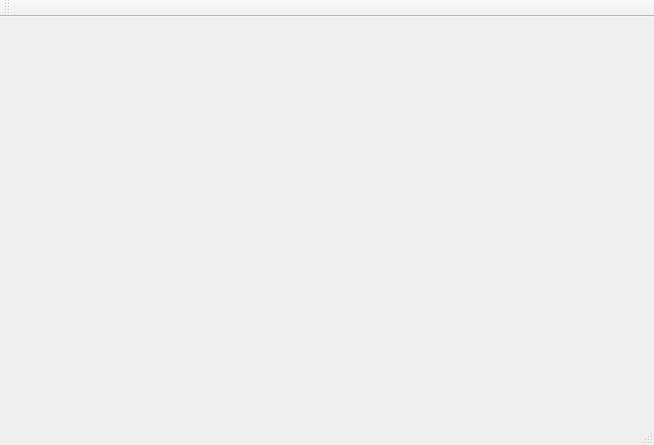
<?xml version="1.0" encoding="UTF-8"?>
<ui version="4.0">
 <class>MainWindow</class>
 <widget class="QMainWindow" name="MainWindow">
  <property name="geometry">
   <rect>
    <x>0</x>
    <y>0</y>
    <width>654</width>
    <height>445</height>
   </rect>
  </property>
  <property name="windowTitle">
   <string>MainWindow</string>
  </property>
  <widget class="QWidget" name="centralWidget"/>
  <widget class="QMenuBar" name="menuBar">
   <property name="geometry">
    <rect>
     <x>0</x>
     <y>0</y>
     <width>654</width>
     <height>21</height>
    </rect>
   </property>
  </widget>
  <widget class="QToolBar" name="mainToolBar">
   <attribute name="toolBarArea">
    <enum>TopToolBarArea</enum>
   </attribute>
   <attribute name="toolBarBreak">
    <bool>false</bool>
   </attribute>
  </widget>
  <widget class="QStatusBar" name="statusBar"/>
 </widget>
 <layoutdefault spacing="6" margin="11"/>
 <resources/>
 <connections/>
</ui>
